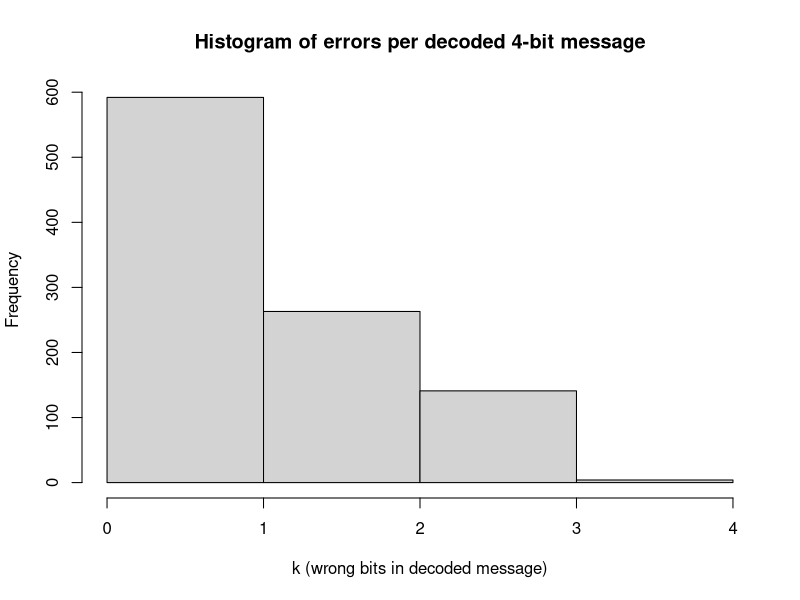
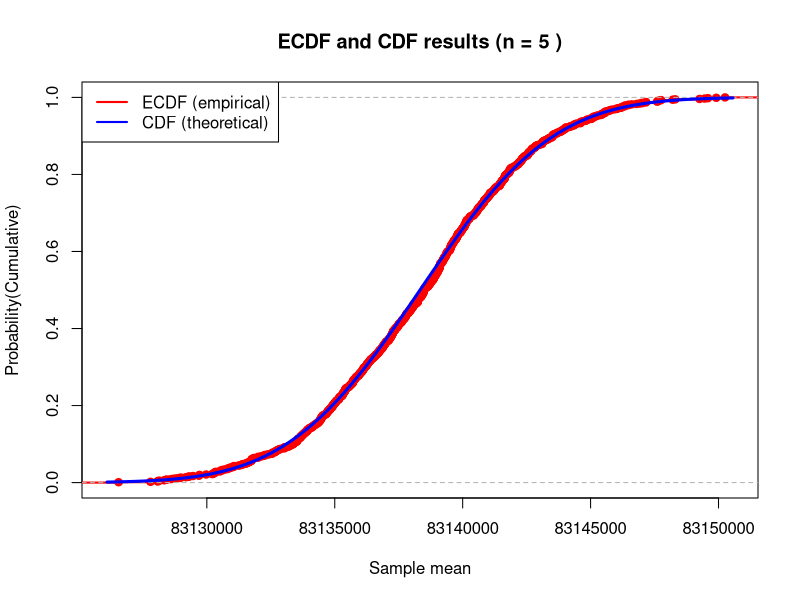
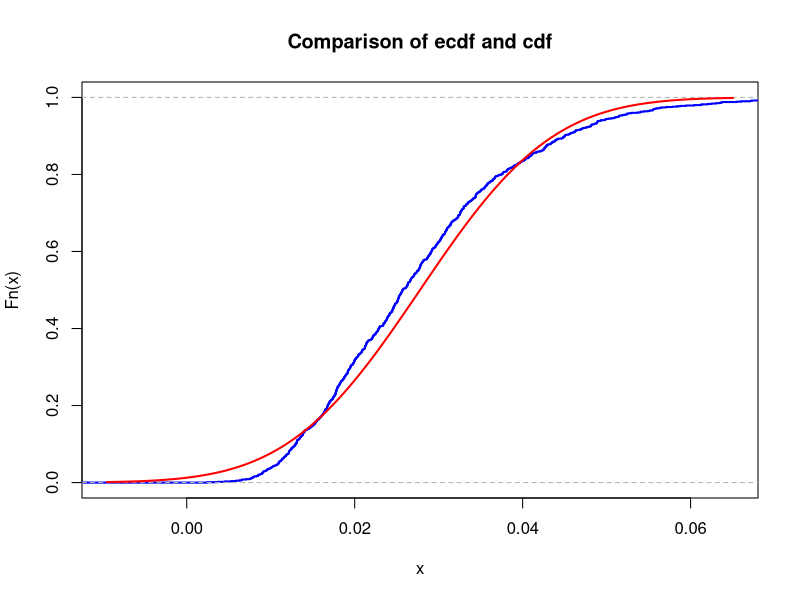
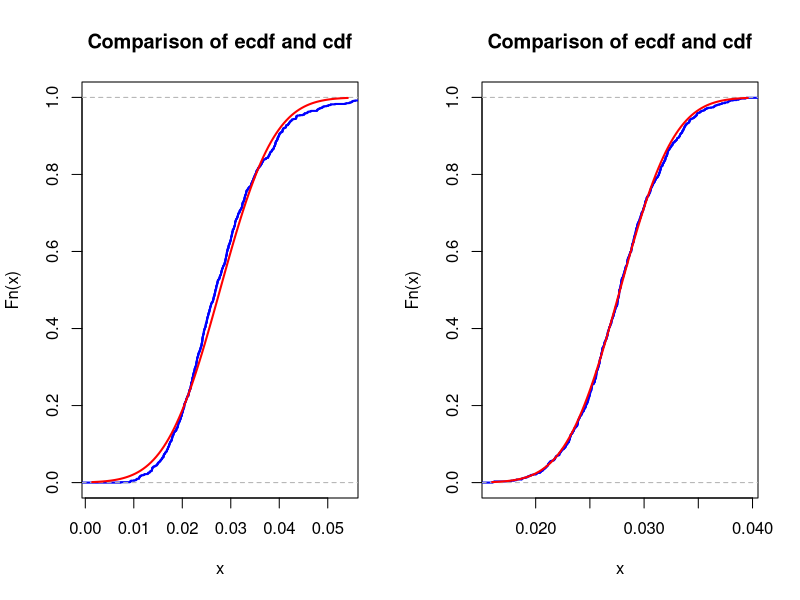

Here is the R script that generated these plots, in order: (Note: this script raises an error after producing the figures.)
## ---- chunk 1
                          
id <- 26                  
                         
set.seed(id)
p <- id/100

# matrices G and H
G <- matrix(c(1, 1, 1, 0, 0, 0, 0,
		1, 0, 0, 1, 1, 0, 0,
		0, 1, 0, 1, 0, 1, 0,
		1, 1, 0, 1, 0, 0, 1), nrow = 4, byrow = TRUE)
H <- t(matrix(c(1, 0, 1, 0, 1, 0, 1,
		0, 1, 1, 0, 0, 1, 1,
		0, 0, 0, 1, 1, 1, 1), nrow = 3, byrow = TRUE))

#cat("The matrix G is: \n") 
#G
#cat("The matrix H is: \n") 
#H
#cat("The product GH must be zero: \n")
#(G%*%H)%%2

## ---- chunk 2
# generate N messages
N <- 1000

message_generator <- function(N) {
  matrix(sample(c(0,1), 4*N, replace = TRUE), nrow = N)
}

messages <- message_generator(N)
codewords <- (messages %*% G) %% 2
## ---- chunk 3
errors <- matrix(rbinom(N*7, size = 1, prob = p), nrow = N)
received <- (codewords + errors) %% 2
## ---- chunk 4
#First of all, we have to get syndrome z=rH(mod2) three-bites vector
syndrome <- function(r) as.vector((r %*% H) %% 2)

#Now we are correcting one message
correct_one  <- function(r) {
  z <- syndrome(matrix(r, nrow = 1))
  pos <- z[1] + 2*z[2] + 4*z[3]
  if (pos != 0) r[pos] <- 1 - r[pos]
  r
}

#decoding (leaving only bits with information)
decode_one   <- function(r) c(r[3], r[5], r[6], r[7])

#applying to all words
corrected <- t(apply(received, 1, correct_one))
decoded   <- t(apply(corrected, 1, decode_one))

#caclulating p_hat
success <- apply(decoded == messages, 1, all)
p_hat   <- mean(success)
p_hat

## ---- chunk 5
z <- qnorm(0.975)
SE <- sqrt(p_hat * (1 - p_hat) / N)
var_e <- z * SE
CI <- c(p_hat - var_e, p_hat + var_e)

list(SE = SE, epsilon = var_e, CI_for_p_star = CI)
## ---- chunk 6
N_min <- ceiling((1.96^2 * 0.25) / 0.03^2)
N_min
## ---- chunk 7
k <- rowSums(decoded != messages)

hist(k, breaks = 0:4, xlab = "k (wrong bits in decoded message)",
     main = "Histogram of errors per decoded 4-bit message")
## ---- chunk 8

# To calculate lambda - activity of the element, according to our data, we use:
# Half life period (seconds)= Half life period (years) * 3,154*e+7
# Cesium_137 Molar atomic mass = 137
# Cesium_137 mass (according to initial conditions) = team_id(26) * 1e-6

cat("\n ======================================== \n")
cat("\n ===============SUBTASK 1================\n")
cat("\n ======================================== \n")

team_id <- 26

ln_2 <- log(2)
T_half_years <- 30.1
seconds_per_year <- 3.154e+7
N_Avogadro <- 6e+23

lambda <- ln_2 / (T_half_years * seconds_per_year) # activity of the given element

Ces_137_m <- team_id * 1e-6
Ces_137_M <- 137

N <- (Ces_137_m / Ces_137_M) * N_Avogadro
mu_single <- N * lambda # Poisson parameter for one sample Xi

cat("Calculated parameter of Poisson distribution of single sample Xi:", mu_single, "\n")

K <- 1e3
n <- 5

sample_values <- rpois(n*K, lambda = mu_single)

sample_means <- colMeans(matrix(sample_values, nrow=n))
## ---- chunk 9

# Normal distribution - N(mu, sigma2)
# According to the CLT E(X̄) = mu and sigma2 = mu/n => sigma = sqrt(mu/n)

cat("\n ======================================== \n")
cat("\n ===============SUBTASK 2================\n")
cat("\n ======================================== \n")


mu <- mu_single
sigma <- sqrt(mu/n)

cat("\nParamaters of the standard normal approximation:\n")
cat("  μ  =", mu, "\n")
cat("  σ² =", mu/n, "\n")
cat("  σ  =", sigma, "\n\n")

Fs <- ecdf(sample_means) # ECDF for our sample 

cat("\n Result visualization part")

xlims <- c(mu - 3*sigma, mu + 3*sigma)

plot(Fs, xlim = xlims, ylim = c(0, 1),
     col = "red",
     lwd = 2,
     main = paste("ECDF and CDF results (n =", n, ")"),
     xlab = "Sample mean",
     ylab = "Probability(Cumulative)") 

curve(pnorm(x, mean = mu, sd = sigma), 
      col = "blue",
      lwd = 3,
      add = TRUE)

legend("topleft",
       legend = c("ECDF (empirical)", "CDF (theoretical)"),
       col = c("red", "blue"),
       lwd = 2)

# Taking values from the segment with the length of 5

cat("\nFor n = 5 we observe such results:\n")

n <- 5
sample_means <- colMeans(matrix(rpois(n*K, lambda = mu_single), nrow=n))
sigma <- sqrt(mu / n)
Fs <- ecdf(sample_means)

xlims <- c(mu - 3*sigma, mu + 3*sigma)

x_points_seq <- seq(xlims[1], xlims[2], length.out = 5)

ecdf_v <- Fs(x_points_seq) # Calculating ecdf in particular points

cdf_v <- pnorm(x_points_seq, mean = mu, sd = sigma)

diff1 <- max(abs(ecdf_v - cdf_v))

cat("max difference in value between ecdf and cdf is:", diff1, "\n")

cat("\nFor n = 10 we observe such results:\n")

n <- 10
sample_means <- colMeans(matrix(rpois(n*K, lambda = mu_single), nrow=n))
sigma <- sqrt(mu / n)
Fs <- ecdf(sample_means)

xlims <- c(mu - 3*sigma, mu + 3*sigma)

# Taking values from the segment with the length of 10
x_points_seq <- seq(xlims[1], xlims[2], length.out = 10)

ecdf_v <- Fs(x_points_seq) # Calculating ecdf in particular points

cdf_v <- pnorm(x_points_seq, mean = mu, sd = sigma)

diff2 <- max(abs(ecdf_v - cdf_v))

cat("max difference in value between ecdf and cdf is:", diff2, "\n")

cat("\nFor n = 50 we observe such results:\n")

n <- 50
sample_means <- colMeans(matrix(rpois(n*K, lambda = mu_single), nrow=n))
sigma <- sqrt(mu / n)
Fs <- ecdf(sample_means)

xlims <- c(mu - 3*sigma, mu + 3*sigma)

# Taking values from the segment with the length of 50
x_points_seq <- seq(xlims[1], xlims[2], length.out = 50)

ecdf_v <- Fs(x_points_seq) # Calculating ecdf in particular points

cdf_v <- pnorm(x_points_seq, mean = mu, sd = sigma)

diff3 <- max(abs(ecdf_v - cdf_v))

cat("  max difference in value between ecdf and cdf is:", diff3, "\n")
cat("\n Conclusion:\n")
cat("\n As we can see from the observations for n = 5, 10, 50 the max difference between ecdf and cdf is:", "\n", diff1, "\n", diff2, "\n", diff3, "\n")
cat("\n From these calculations we can derive a conclusion that with increased number of samples ecdf tends to have \n closer values to theoretical cdf. Thus supporting the CLT. \n")

## ---- chunk 10
cat("\n ======================================== \n")
cat("\n ===============SUBTASK 3================\n")
cat("\n ======================================== \n")

n_critical <- 8e8
p_target <- 0.95

cat("\nWe need to find the largest n such that P(Y < n_critical) >= p_target\n")
cat("where Y is the sum of n i.i.d. Poisson random variables Xi\n\n")

cat("Markov Inequality\n\n")

# Markov inequality: P(X >= a) <= E(X)/a
# P(Y < n_critical) >= 1 - E(Y)/n_critical
# where Y is num of total decays
# 1 - E(Y)/n_critical >= p_target
# E(Y) <= n_critical * (1 - p_target)

# E(Xn) = mu_single
# E(X1 + X2 + ... Xn) = n * mu_single
# n * mu_single <= n_critical * (1 - p_target)
# n <= n_critical * (1 - p_target) / mu_single

# using floor to derive whole number of n r.v's
n_markov <- floor(n_critical * (1 - p_target) / mu_single)

cat("  Solving for n:\n")
cat("    n <= n_critical * (1 - p_target) / mu_single\n")
cat("    n <=", n_critical, "*", (1 - p_target), "/", mu_single, "\n")
cat("    n <=", n_critical * (1 - p_target) / mu_single, "\n\n")
cat("  Maximum n: ", n_markov, "\n\n")

cat("Central Limit Theorem\n")

# According to the CLT, for large enough n, the S = (X1 + X2 + ... + Xn) ~ N(n*mu_single, n*mu_single) 

# For Poisson distribution we have that mu = sigma2 (Mean equals Variance)

# We need to convert our r.v S to ~N(0,1) 
# P(S < n_critical) >= p_target
# Since X~Poiss(lambda), E(X)=Var(X)=mu_single
# Z = (S - n × mu_single) / sqrt(n × mu_single) ~ N(0,1)
# We can rewrite: P((S - n*mu_single)/sqrt(n*mu_single) < (n_critical - n*mu_single)/sqrt(n*mu_single)) >= p_target
# 
# P((S - n × mu_single)/sqrt(n × mu_single) < (n_critical - n × mu_single)/sqrt(n × mu_single)) ≥ 0.95
# P(Z < (n_critical - n × mu_single)/sqrt(n × mu_single)) ≥ 0.95
# (n_critical - n × mu_single) / sqrt(n × mu_single) ≥ qnorm(0.95)

# Calculate the quantile of standard normal distribution corresponding to p_target
z_p_target <- qnorm(p_target)

# n_critical - n*mu_single >= z * sqrt(n*mu_single)
# n_critical >= n*mu_single + z * sqrt(n*mu_single)
#
# Let y = sqrt(n*mu_single), then n = y^2/mu_single
# n_critical >= y^2 + z*y
# y^2 + z*y - n_critical <= 0

y_root <- (-z_p_target + sqrt(z_p_target^2 + 4*n_critical)) / 2
n_clt <- floor(y_root^2 / mu_single)

cat("  y =", y_root, "\n")
cat("  n =", y_root^2 / mu_single, "\n\n")
cat("  Maximum n (CLT): ", n_clt, "\n\n")

cat("=== RESULTS ===\n\n")
cat("Maximum n using Markov inequality: ", n_markov, "\n")
cat("Maximum n using CLT:               ", n_clt, "\n")

cat("CONCLUSION:\n")
cat("The CLT provides a much more precise bounds than Markov inequality.\n")
cat("  Markov inequality only uses the mean to derive bounds, whereas CLT uses both mean and variance\n")
cat("  CLT assumes approximate normality for large n\n")
cat("  From obrained results we can clearly see that CLT gave us a much more 'optimistic' results rather than Markov inequality\n")
cat("  Results vary greatly: According to CLT we get n = 9, and according to Markov's n = 0\n")
## ---- chunk 11
id <- 26
nu1 <- id + 10
K <- 1e3
n <- 5
sample_means <- colMeans(matrix(rexp(n*K, rate = nu1), nrow=n))
sample_means
## ---- chunk 12
mu <- 1/nu1   
sigma <- 1/(nu1*sqrt(n))
## ---- chunk 13
xlims <- c(mu-3*sigma,mu+3*sigma)
Fs <- ecdf(sample_means)
plot(Fs, 
     xlim = xlims, 
     col = "blue",
     lwd = 2,
     main = "Comparison of ecdf and cdf")
curve(pnorm(x, mean = mu, sd = sigma), col = "red", lwd = 2, add = TRUE)
## ---- chunk 14
max_diff <- max(abs(Fs(sample_means)-pnorm(sample_means, mean = mu, sd = sigma)))
max_diff
## ---- chunk 15
n_values <- c(10, 50)  
max_differences <- numeric(length(n_values)) 

par(mfrow=c(1, length(n_values)))  

for (i in seq_along(n_values)) {
  n <- n_values[i]
  
  sample_means <- colMeans(matrix(rexp(n*K, rate = nu1), nrow=n))
  
  mu <- 1/nu1
  sigma <- 1/(nu1*sqrt(n))
  
  Fs <- ecdf(sample_means)
  
  x_vals <- sort(sample_means)
  
  max_differences[i] <- max(abs(Fs(x_vals) - pnorm(x_vals, mean = mu, sd = sigma)))
  
  xlims <- c(mu-3*sigma, mu+3*sigma)
  plot(Fs, 
     xlim = xlims, 
     col = "blue",
     lwd = 2,
     main = "Comparison of ecdf and cdf")
  curve(pnorm(x, mean = mu, sd = sigma), col = "red", lwd = 2, add = TRUE)
}
max_differences
## ---- chunk 16
nu <- N * nu1
p_safe <- 0.95                      
clicks <- 100              
k_clicks <- C_max + 1
T_safe <- 1

nu_markov_max <- (1 - p_safe) * k_clicks / T_safe
N_markov <- nu_markov_max / nu1
cat("Markov bound on N:", N_markov, "\n")


z_0_05 <- qnorm(1 - p_safe) 
nu_clt_max <- k_clicks + z_0_05 * sqrt(k_clicks)
N_clt <- nu_clt_max / nu1
cat("CLT bound on N:", N_clt, "\n")

chernoff_log_equation <- function(nu_val) {
  k_clicks * log(nu_val / k_clicks) + k_clicks - nu_val - log(1 - p_safe)
}

nu_chernoff_max <- tryCatch({
  uniroot(chernoff_log_equation, interval = c(k_clicks * 0.7, k_clicks * 1.3))$root
}, error = function(e) {
  k_clicks - sqrt(2 * k_clicks * abs(log(1 - p_safe)))
})

N_chernoff <- nu_chernoff_max / nu1
cat("Chernoff bound on N:", N_chernoff, "\n")
## ---- chunk 17
simulate_S <- function(N, K) {
  nu <- N * nu1
  
  s <- replicate(K, sum(rexp(k_clicks, rate = nu)))
  
  p_empirical <- mean(s >= T_safe)
  return(list(sums = s, p_safe_empirical = p_empirical))
}

res_markov <- simulate_S(N_markov, K)
res_clt <- simulate_S(N_clt_bound, K)
res_chernoff <- simulate_S(N_chernoff, K)

cat("Markov      ", N_markov, "  ", res_markov$p_safe_empirical, "\n")
cat("CLT         ", N_clt_bound, "   ", res_clt$p_safe_empirical, "\n")
cat("Chernoff    ", N_chernoff, "   ", res_chernoff$p_safe_empirical, "\n")
## ---- chunk 18
        mu <- 0 #change this!
        sigma <- 1 #change this
        N <- 100

        # YOUR CODE HERE
## ---- chunk 19
        # YOUR CODE HERE
## ---- chunk 20
        # YOUR CODE HERE
## ---- chunk 21
        # YOUR CODE HERE
